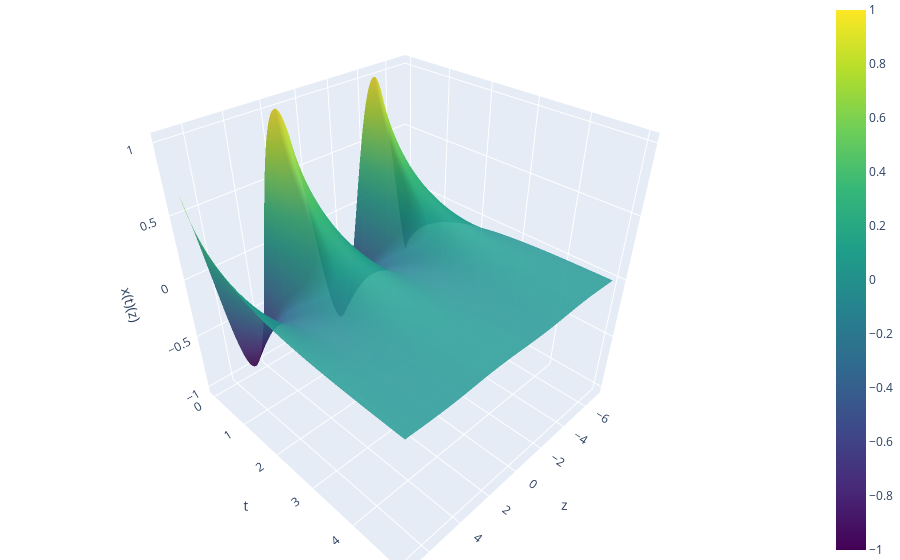

The code cell stored with this chart in its notebook:
### Markdown cell above
### Numerical sim

### Code cell
# -------- parameters --------
hz   = 0.1      # spatial step
ht   = 0.05     # time step
Tmax = 5      # final time

# -------- initial profile x0 and its primitive G --------
def x0(q):
    """Initial condition x0(q). Here: first Hermite (physicist) H1(q) = 2 q."""
    return  np.sin(q)

def G(q):
    """Primitive of x0: G'(q) = x0(q).
    For H1(q) = 2 q,  G(q) = q**2.
    """
    return 1 - np.cos(q)

z_vals, t_vals, X_tr = num_approx_burgers(x0, G, hz, ht, Tmax)

# -------- interactive surface plot (Plotly) --------
plot_sim_result(z_vals, t_vals, X_tr)

### Figure 1 — Plotly figure (JSON) as saved in the notebook; plotly's stock layout.template omitted (floating-point values rounded to 4 significant figures; data arrays with more than 128 entries replaced by an {"elided": "..."} marker saying what was removed)
{"data": [{"colorscale": [[0, "#440154"], [0.1111, "#482878"], [0.2222, "#3e4989"], [0.3333, "#31688e"], [0.4444, "#26828e"], [0.5556, "#1f9e89"], [0.6667, "#35b779"], [0.7778, "#6ece58"], [0.8889, "#b5de2b"], [1, "#fde725"]], "contours": {"z": {"highlight": false, "usecolormap": true}}, "opacity": 0.9, "type": "surface", "x": {"elided": "141 float values"}, "y": [0.0, 0.05, 0.1, 0.15, 0.2, 0.25, 0.3, 0.35, 0.4, 0.45, 0.5, 0.55, 0.6, 0.65, 0.7, 0.75, 0.8, 0.85, 0.9, 0.95, 1.0, 1.05, 1.1, 1.15, 1.2, 1.25, 1.3, 1.35, 1.4, 1.45, 1.5, 1.55, 1.6, 1.65, 1.7, 1.75, 1.8, 1.85, 1.9, 1.95, 2.0, 2.05, 2.1, 2.15, 2.2, 2.25, 2.3, 2.35, 2.4, 2.45, 2.5, 2.55, 2.6, 2.65, 2.7, 2.75, 2.8, 2.85, 2.9, 2.95, 3.0, 3.05, 3.1, 3.15, 3.2, 3.25, 3.3, 3.35, 3.4, 3.45, 3.5, 3.55, 3.6, 3.65, 3.7, 3.75, 3.8, 3.85, 3.9, 3.95, 4.0, 4.05, 4.1, 4.15, 4.2, 4.25, 4.3, 4.35, 4.4, 4.45, 4.5, 4.55, 4.6, 4.65, 4.7, 4.75, 4.8, 4.85, 4.9, 4.95, 5.0], "z": {"elided": "101x141 float values"}}], "layout": {"autosize": true, "margin": {"b": 0, "l": 0, "r": 0, "t": 0}, "scene": {"xaxis": {"title": {"text": "z"}}, "yaxis": {"title": {"text": "t"}}, "zaxis": {"title": {"text": "x(t)(z)"}}}}}
